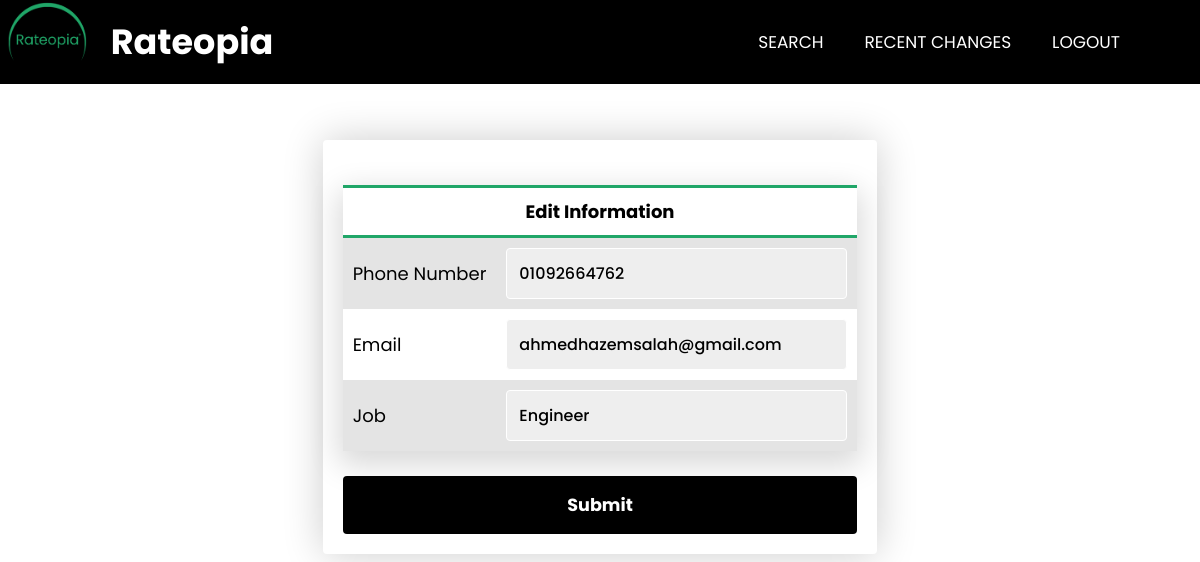
The page /projects/modifes.php (signed in) on the database its author committed.
### tables this page shows
CREATE TABLE `citizen` (
  `Age` varchar(30) NOT NULL,
  `Rating` float DEFAULT 4,
  `National_id` int(11) NOT NULL,
  `id` varchar(14) NOT NULL,
  `Name` varchar(40) NOT NULL,
  `Job` varchar(20) NOT NULL,
  `lat` double DEFAULT NULL,
  `lng` double DEFAULT NULL,
  `phone_number` varchar(11) DEFAULT NULL,
  `Plate_number` varchar(6) DEFAULT NULL,
  `Email` varchar(40) NOT NULL,
  `passwordd` varchar(70) NOT NULL,
  `image_id` int(11) NOT NULL
);

### projects/modifes.php (the view, shortened to what this page needs)
<?php
require_once 'includes/header.php';
require_once 'includes/footer.php';
$id = $_SESSION['National_id'];
$sql = "SELECT * FROM citizen where National_id='$id'";
$result = mysqli_query($conn, $sql);
$row = mysqli_fetch_assoc($result);
?>
<!DOCTYPE html>
<html lang="en">
<head>
</head>
<body>
  <?php include 'user_navbar.php' ?>
  <section>
    <div class="container">
      <form name="myform" action="includes/Modification.php" method="post" onsubmit="return validate();">
        <table class="table-adjust" width="200" height="200">
          <tr>
            <th style="padding:10px;" colspan="2">Edit Information</th>
          </tr>
          <tr>
            <td class="trinf">Phone Number</td>
            <td class="trinf"><input type="text" name="new_phone" id="signupPhone" class="form__input" value=<?php echo $row['phone_number'] ?>></td>
          </tr>
          <tr>
            <td class="trinf">Email</td>
            <td class="trinf"><input name="new_Email" type="text" id="signupMail" class="form__input" value=<?php echo $row['Email'] ?>></td>
          </tr>
          <tr>
            <td class="trinf">Job</td>
            <td class="trinf"><input name="new_job" type="text" id="new_job" class="form__input" value=<?php echo $row['Job'] ?>></td>
          </tr>
        </table>
        <button class="form__button" type="submit" name="submit">Submit</button>
      </form>
    </div>
  </section>
</body>
</html>

### projects/includes/style.css (style rules this page uses)
* { font-family: 'Poppins', sans-serif; padding: 0; margin: 0; text-decoration: none; list-style: none; box-sizing: border-box; scroll-behavior: smooth; -webkit-box-sizing: border-box; }
th { border-top-style: solid; border-bottom-style: solid; border-color: #20a668; padding: 10px; }
section { padding: 10px 200px; }
body { --color-primary: #000000; --color-primary-dark: #000000; --color-secondary: #000000; --color-error: #cc3333; --color-success: #4bb544; --border-radius: 4px; font-family: 'Poppins', sans-serif; font-size: 18px; margin-top: 130px; }
.container { min-width: 400px; padding: 20px; display: table; margin: auto; box-shadow: 0 0 40px rgba(0, 0, 0, 0.2); border-radius: var(--border-radius); }
.form__input, .form__button { font: 500 1rem 'Poppins', sans-serif; }
.form__input { display: block; width: 100%; padding: 0.75rem; box-sizing: border-box; border-radius: var(--border-radius); border: 1px solid #ffffff; outline: none; background: #eeeeee; transition: 0.2s, 0.2s; }
.form__button { width: 100%; padding: 1rem 2rem; font-weight: bold; font-size: 1.1rem; color: #ffffff; border: none; border-radius: var(--border-radius); outline: none; cursor: pointer; background: var(--color-primary); }
.table-adjust { min-width: 400px; position: relative; border-collapse: collapse; width: auto; border-radius: 5px; background-color: white; -webkit-box-shadow: 0px 10px 30px 5px rgba(0, 0, 0, 0.15); box-shadow: 0px 10px 30px 5px rgba(0, 0, 0, 0.15); margin: 25px auto; }
.table-adjust tr:nth-of-type(even) { background: #e4e4e4; }
.trinf { width: auto; text-align: left; padding: 10px; }

### rows shown on the page
citizen: new_phone "01092664762", new_Email "ahmedhazemsalah@gmail.com", new_job "Engineer"
